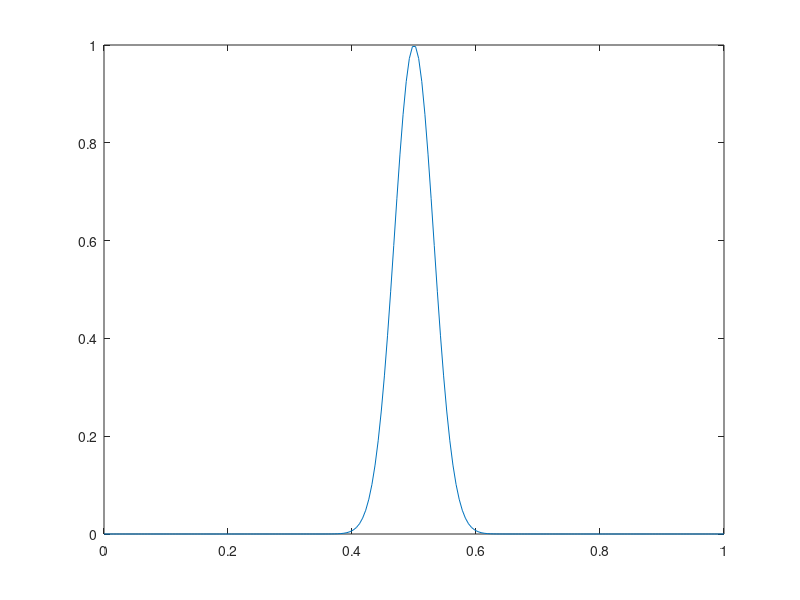

Source code (MATLAB): (Note: this script raises an error after producing the figure.)
n=200
dx= 1/n;
e1  = ones(n,1);
a= 1
A   = spdiags([e1 -e1], [-1 0], n ,n);
% A(1,n) = 1;
% A(n,1) = 1;
tspan  = [0:0.05:1];
x = linspace(0,1,n);
% u0 = exp(-(x-0.5).^2/(2*0.01))'
u0 = sin(pi*x).^100
plot(x,u0)

[t y]  = ode45('rhs',tspan,u0, [],A,dx,a);
waterfall(x,t,y);
map = [0 0 0];
colormap(map);